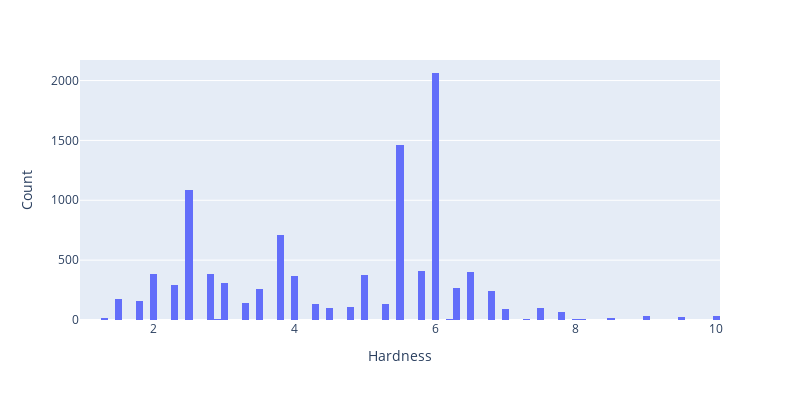

Notebook code for this chart:
### Markdown cell above
### Data Analysis

### Code cell
fig = px.histogram(df, x = 'Hardness')
fig.update_layout(yaxis_title='Count', width = 800, height = 400)
fig.show()

### Figure 1 — Plotly figure (JSON) as saved in the notebook; plotly's stock layout.template omitted (floating-point values rounded to 4 significant figures; data arrays with more than 128 entries replaced by an {"elided": "..."} marker saying what was removed)
{"data": [{"alignmentgroup": "True", "bingroup": "x", "hovertemplate": "Hardness=%{x}<br>count=%{y}<extra></extra>", "legendgroup": "", "marker": {"color": "#636efa", "pattern": {"shape": ""}}, "name": "", "offsetgroup": "", "orientation": "v", "showlegend": false, "type": "histogram", "x": {"elided": "10407 float values"}, "xaxis": "x", "yaxis": "y"}], "layout": {"barmode": "relative", "height": 400, "legend": {"tracegroupgap": 0}, "margin": {"t": 60}, "width": 800, "xaxis": {"anchor": "y", "domain": [0, 1], "title": {"text": "Hardness"}}, "yaxis": {"anchor": "x", "domain": [0, 1], "title": {"text": "Count"}}}}
